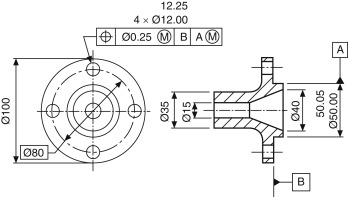
#> input picture data/real/val/3-s2_0-B9780128184820000256-f25-13-9780128184820_jpg.rf.QKGenTVyQFNcpWY1mYdd.jpg, 348 x 197 px; its folder holds only this picture in this run
$ python gen_cv_preprocess_preview.py
#> lines starting #> are read from the running program, lines starting #| are printed output that depends on the picture; after the words box and inside, x2 and y2 are one past the last pixel; in counts of white or black regions, pixels touching at a corner belong together
# -*- coding: utf-8 -*-
"""고전 CV 전처리 검증 — Canny / Hough(HoughLinesP) / RANSAC 직선피팅을
data/real/val 이미지 전체에 적용해서 결과 저장.

3개 다 원본이 아니라 Canny 경계맵을 입력으로 받는 파이프라인(원본→Canny→Hough/RANSAC).
출력: data/generated/cv_preprocess_preview/{stem}_1_canny.png / _2_hough.png / _3_ransac.png
"""
import glob
import os

import cv2
import numpy as np
from skimage.measure import LineModelND, ransac

SRC_DIR = 'data/real/val'
OUT_DIR = 'data/generated/cv_preprocess_preview'

RANSAC_MAX_LINES = 40
RANSAC_MIN_INLIERS = 150
RANSAC_RESIDUAL = 2.0


def process(path):
    stem = os.path.splitext(os.path.basename(path))[0]
    img = cv2.imdecode(np.fromfile(path, np.uint8), cv2.IMREAD_COLOR)
#> img is the input picture: shape (197, 348, 3); mean B, G, R 240.1, 240.2, 240.2
    if img is None:
        print(f'로드 실패: {path}')
        return
    gray = cv2.cvtColor(img, cv2.COLOR_BGR2GRAY)
    H, W = gray.shape
#> H = 197; W = 348

    # 1) Canny
    edges = cv2.Canny(gray, 50, 150, apertureSize=3)
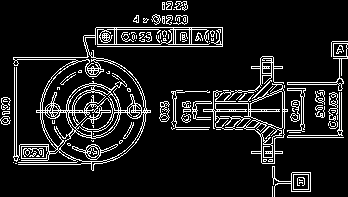
#> edges: shape (197, 348); 11.4% white in thin lines or dots
    cv2.imencode('.png', edges)[1].tofile(f'{OUT_DIR}/{stem}_1_canny.png')

    # 2) Hough (확률적, Canny 경계맵 입력)
    vis_hough = img.copy()
    lines = cv2.HoughLinesP(edges, 1, np.pi / 180, threshold=80,
                             minLineLength=int(W * 0.02), maxLineGap=5)
#> lines = 37 rows, first 6: [203, 109, 303, 109], [203, 111, 303, 111], [36, 110, 150, 110], [97, 46, 222, 46], [211, 102, 256, 101], [36, 112, 150, 112]
    n_lines = 0
    if lines is not None:
        for l in lines:
            x1, y1, x2, y2 = l.ravel()
            cv2.line(vis_hough, (x1, y1), (x2, y2), (0, 0, 255), 2)
            n_lines += 1
#> this loop made 37 passes
#> (x1, y1, x2, y2) on passes 1 to 12: (203, 109, 303, 109), (203, 111, 303, 111), (36, 110, 150, 110), (97, 46, 222, 46), (211, 102, 256, 101), (36, 112, 150, 112), (291, 104, 303, 104), (182, 103, 251, 103), (96, 27, 222, 27), (185, 91, 241, 92), (171, 127, 257, 127), (95, 44, 160, 44)
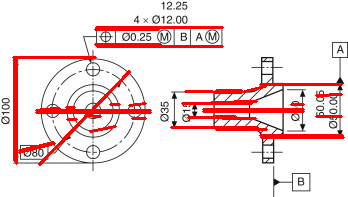
#> vis_hough: shape (197, 348, 3); 8.54% of pixels changed, all inside (x1, y1, x2, y2) = (12, 26, 345, 166)
#> after the loop, n_lines = 37
    cv2.imencode('.png', vis_hough)[1].tofile(f'{OUT_DIR}/{stem}_2_hough.png')

    # 3) RANSAC 직선 피팅 (Canny 경계픽셀 점군에서 반복적으로 최대 inlier 직선 추출)
    ys, xs = np.nonzero(edges)
#> ys = 7822 values from 1 to 196; xs = 7822 values, max 347 at index 1100, min 0 at index 5252, mean 169.2
    pts = np.column_stack([xs, ys]).astype(float)
#> pts = 7822 pairs, first value 0 to 347, second value 1 to 196
    vis_ransac = img.copy()
    remaining = pts.copy()
#> remaining has the same summary as pts
    n_ransac = 0
    rng = np.random.default_rng(0)
    for _ in range(RANSAC_MAX_LINES):
        if len(remaining) < 200:
            break
        model, inliers = ransac(remaining, LineModelND, min_samples=2,
                                 residual_threshold=RANSAC_RESIDUAL, max_trials=200, rng=rng)
        if inliers is None or inliers.sum() < RANSAC_MIN_INLIERS:
            break
        in_pts = remaining[inliers]
        origin, direction = model.params
        direction = direction / np.linalg.norm(direction)
        t = (in_pts - origin) @ direction
        p0 = origin + t.min() * direction
        p1 = origin + t.max() * direction
        cv2.line(vis_ransac, (int(round(p0[0])), int(round(p0[1]))),
                 (int(round(p1[0])), int(round(p1[1]))), (255, 0, 0), 2)
        n_ransac += 1
        remaining = remaining[~inliers]
#> this loop made 20 passes
#> (origin, direction, p0, p1) on passes 1 to 10: ([167, 110.8], [-1, 0.00559], [341, 109.8], [1.99, 111.7]), ([173.8, 116.2], [-0.973, 0.23], [341.4, 76.59], [12.61, 154.4]), ([180.3, 117.3], [-1, 0.00735], [341, 116.1], [-0.00999, 118.6]), ([200.3, 117.4], [0.988, 0.156], [13.7, 87.88], [335.7, 138.8]), ([169, 102.3], [-0.999, 0.0341], [341, 96.44], [1, 108]), ([186.2, 90.63], [-1, 0.00512], [342, 89.83], [13.99, 91.51]), ([129.4, 61.44], [0.999, 0.0407], [13.01, 56.69], [341.1, 70.07]), ([150.8, 135.8], [-0.983, 0.186], [341.2, 99.83], [12.97, 161.9]), ([167.5, 44.46], [-1, 0.0203], [347, 40.82], [84.02, 46.16]), ([138.2, 118.6], [-0.972, 0.233], [341.4, 69.83], [13.64, 148.5])
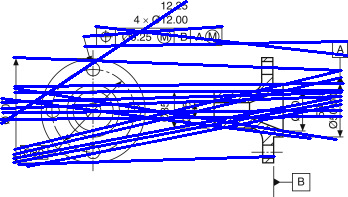
#> vis_ransac: shape (197, 348, 3); mean B, G, R 247.6, 190.6, 190.6
#> after the loop, n_ransac = 19; remaining = 2995 pairs, first value 1 to 347, second value 1 to 196
    cv2.imencode('.png', vis_ransac)[1].tofile(f'{OUT_DIR}/{stem}_3_ransac.png')

    print(f'{stem}: Hough {n_lines}개, RANSAC {n_ransac}개')
#| 3-s2_0-B9780128184820000256-f25-13-9780128184820_jpg.rf.QKGenTVyQFNcpWY1mYdd: Hough 37개, RANSAC 19개


def main():
    os.makedirs(OUT_DIR, exist_ok=True)
    paths = sorted(glob.glob(f'{SRC_DIR}/*.jpg')) + sorted(glob.glob(f'{SRC_DIR}/*.png'))
    print(f'대상: {len(paths)}장')
    for p in paths:
        process(p)
    print(f'완료 -> {OUT_DIR}')


if __name__ == '__main__':
    main()

$ run again, on data/real/val/Slide3_PNG_jpg.rf.lBmIN0Zivtw7Hv3Slbf4.jpg
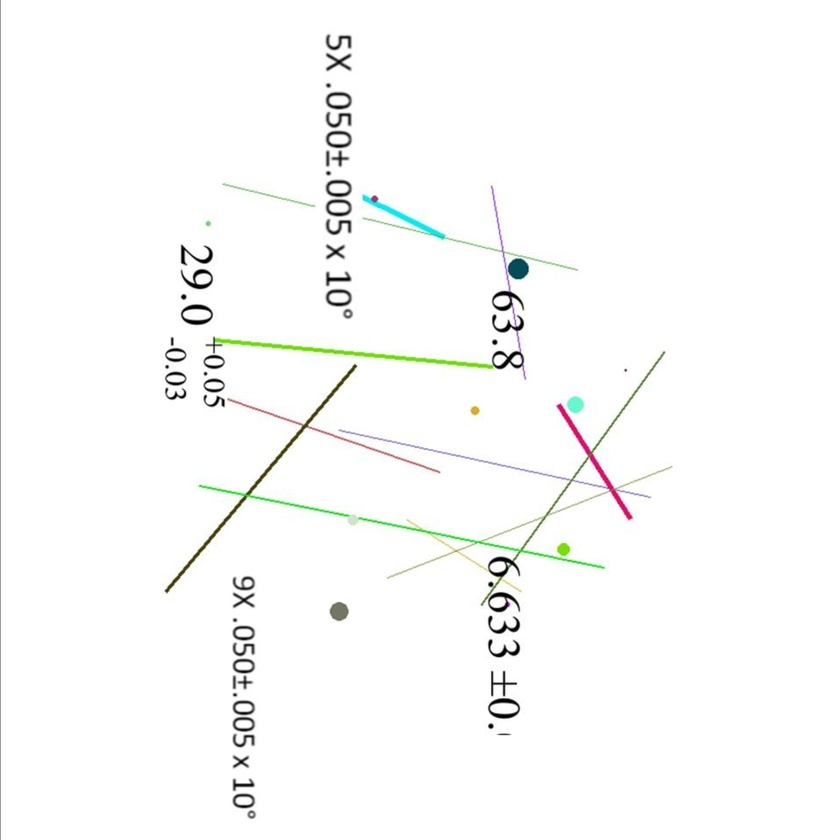
#> input picture data/real/val/Slide3_PNG_jpg.rf.lBmIN0Zivtw7Hv3Slbf4.jpg, 840 x 840 px, shrunk from 2000 x 2000 before the run
#> in process, img is the input picture: shape (840, 840, 3); mean B, G, R 250.4, 251.1, 250.7
#> in process, `edges = cv2.Canny(gray, 50, 150, apertureSize=3)`:
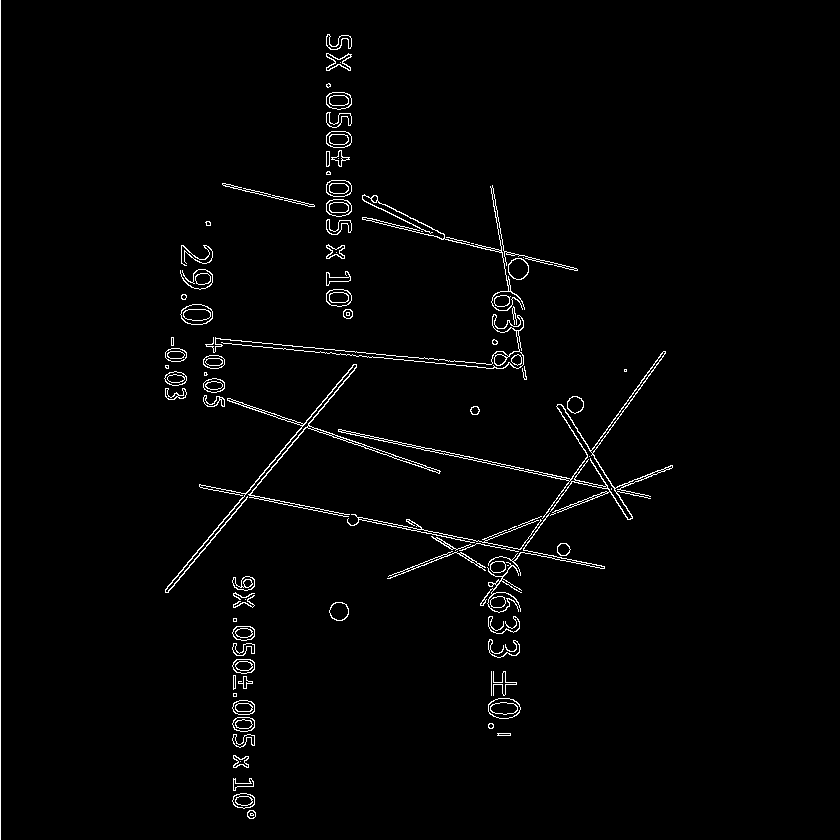
#> edges: shape (840, 840); 1.8% white in thin lines or dots, all inside (x1, y1, x2, y2) = (0, 0, 673, 840)
#> lines = 56 rows, first 6: [0, 839, 0, 0], [480, 604, 663, 351], [165, 589, 353, 364], [338, 429, 648, 495], [544, 516, 657, 470], [216, 396, 439, 473]
#> the loop in process, `for l in lines:` made 56 passes
#> after the loop in process, `for l in lines:`: n_lines = 56
#> ys = 12853 values from 0 to 839; xs = 12853 values, max 672 at index 7188, min 0 at index 0, mean 361.3
#> pts = 12853 pairs, first value 0 to 672, second value 0 to 839
#> in process, `remaining = pts.copy()`: remaining has the same summary as pts
#> the loop in process, `for _ in range(RANSAC_MAX_LINES):` made 29 passes
#> (origin, direction, p0, p1) on passes 1 to 6: ([0, 419.5], [0, 1], [0, 0], [0, 839]), ([449.7, 453.4], [0.977, 0.213], [164.7, 391.4], [650.2, 497]), ([278.7, 458.1], [-0.637, 0.771], [495.8, 195.4], [167.2, 593]), ([433.5, 533.2], [0.981, 0.193], [200, 487.2], [604.2, 566.8]), ([230.8, 561.5], [0.0804, 0.997], [203.4, 222.1], [251.5, 818.1]), ([395.3, 225.7], [0.971, 0.237], [221.9, 183.4], [577, 270.1])
#> after the loop in process, `for _ in range(RANSAC_MAX_LINES):`:
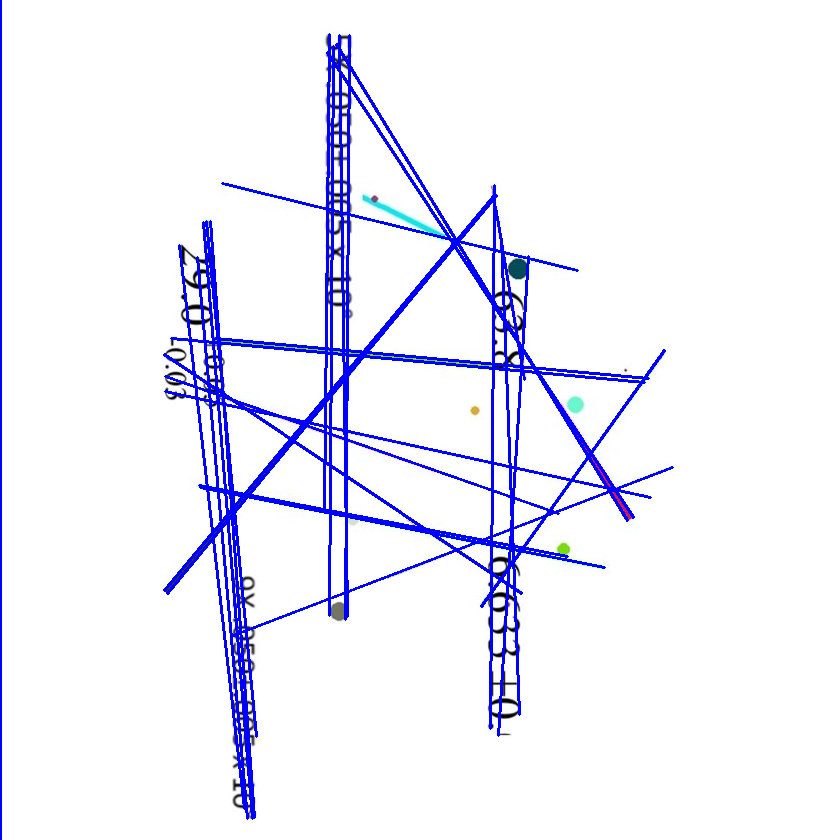
#> vis_ransac: shape (840, 840, 3); 5.33% of pixels changed, all inside (x1, y1, x2, y2) = (0, 0, 674, 840)
#> after the loop in process, `for _ in range(RANSAC_MAX_LINES):`: n_ransac = 28; remaining = 3351 pairs, first value 164 to 672, second value 34 to 807
#| Slide3_PNG_jpg.rf.lBmIN0Zivtw7Hv3Slbf4: Hough 56개, RANSAC 28개
